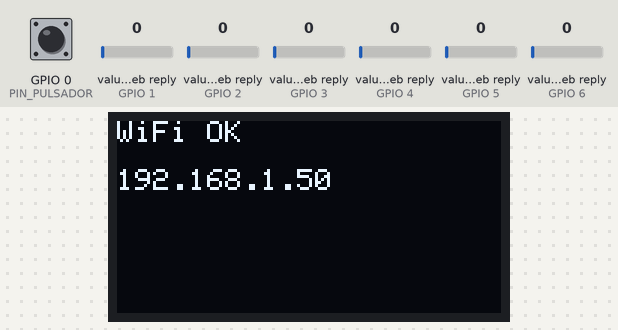
The sketch below on a simulated ESP32. Parts: 128×64 one-colour display. The inputs (shaded band) are chosen by the test bench; at power-on: GPIO 0 (PIN_PULSADOR) HIGH, value in the web reply (sensors on GPIO 1, GPIO 2, GPIO 3, GPIO 4, GPIO 5, GPIO 6) 0. WiFi joins after 1.5 s; servers stay silent unless stated; web services answer with replies made up by the test bench; what the sketch prints to the serial monitor is not drawn.

Above: at 3.2 s.
At 6.3 s:
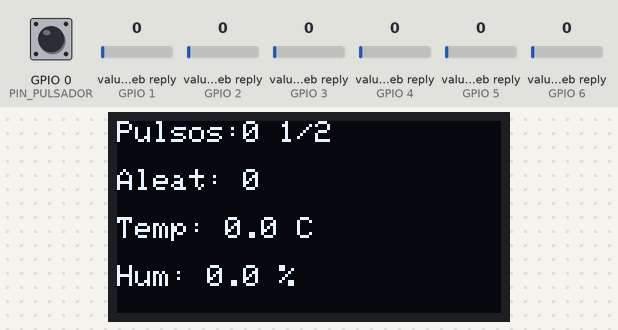
6.4 s: GPIO 0 (PIN_PULSADOR) pulled LOW for 0.15 s
At 9.38 s:
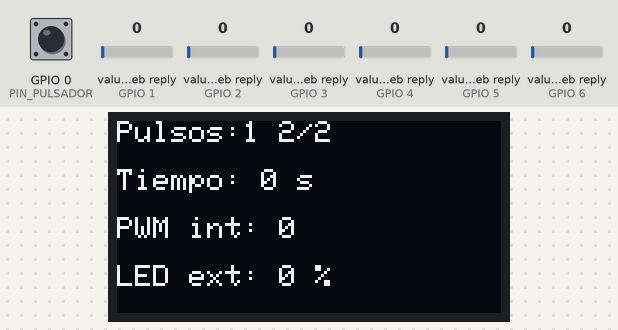
9.5 s: GPIO 0 (PIN_PULSADOR) pulled LOW for 1 s
At 10.9 s:
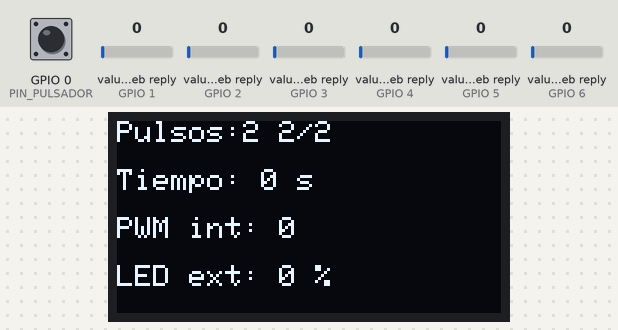
Timing chart, 0 to 12.5 s (numbered marks = the images above; inputs shaded):
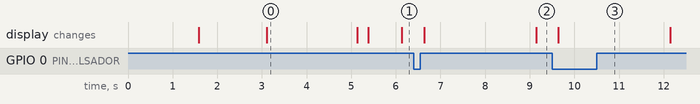

The sketch:

sketch_lectura_grupo_13.ino
```cpp
/*
  ===========================================================================
  TPI IoT 4K3 - SKETCH 2: LECTURA DESDE THINGSPEAK
  Grupo 13
  ---------------------------------------------------------------------------
  Integrantes (Apellido, Nombre - Legajo):
    - Vinciguerra, Nicolas - 95645
    - Carle, Lucia         - 94221
    - Castro, Julieta      - 94855
    - Penazzi, Juan Ignacio - 95653
  ===========================================================================

  Este sketch se sube POR WIFI (OTA), eligiendo en el Arduino IDE el puerto de red
  "ESP32-OTA-G13" que dejó habilitado el Sketch 1. Una vez cargado, la ESP32:
    1. Lee los 6 campos del mismo canal de ThingSpeak (cada 20 s).
    2. Cuenta cuántas veces se presionó el pulsador.
    3. Muestra los valores en pantallas que van rotando (3 campos por pantalla en la OLED)
       con la cantidad de pulsaciones siempre visible arriba.

  También mantiene OTA habilitado: así se le puede volver a subir un programa por WiFi.

  Todo lo que hay que adaptar a la placa y a la red está en la sección 1 (CONFIGURACIÓN).
*/

#include <WiFi.h>
#include <ArduinoOTA.h>
#include <ThingSpeak.h>
#include <Wire.h>
#include <stdio.h>
#include <stdlib.h>
#include <string.h>

// ===========================================================================
// 1. CONFIGURACIÓN
// ===========================================================================

// --- WiFi ---
const char* WIFI_SSID     = "Grupo13";
const char* WIFI_PASSWORD = "12345678";
const unsigned long WIFI_REINTENTO_MS = 10000;            // reintento cada 10 s si se cae el WiFi

// --- ThingSpeak (el MISMO canal donde escribe el Sketch 1) ---
const unsigned long CANAL_ID = 3556336;                   // Mismo Channel ID del Sketch 1 (Grupo 13)
const char* READ_API_KEY = "";                            // Vacío porque el canal es público (Read Key: DU6B97XMJS3UASUC)
const unsigned long INTERVALO_LECTURA_MS = 20000;
const unsigned long REINTENTO_LECTURA_INICIAL_MS = 5000;  // reintento rápido si falla la primera lectura

// --- OTA ---
const char*    OTA_NOMBRE = "ESP32-OTA-G13";
const uint16_t OTA_PUERTO = 3232;
const char*    OTA_CLAVE  = "";

// --- Pulsador ---
const int  PIN_PULSADOR = 0;                // 0 = botón "BOOT" de la ESP32 (sirve para probar)
const bool PULSADOR_ACTIVO_EN_BAJO = true;  // true si al apretarlo el pin va a GND (lo más común)
const unsigned long ANTIRREBOTE_MS = 200;

// --- Pantalla ---
#define PANTALLA_OLED 1
#define PANTALLA_LCD  2
#define TIPO_PANTALLA PANTALLA_OLED
const uint8_t DIRECCION_PANTALLA = 0x3C;
const int LCD_COLUMNAS = 16;
const int LCD_FILAS    = 2;
const int PIN_SDA = 21;
const int PIN_SCL = 22;
const unsigned long TIEMPO_POR_PANTALLA_MS = 3000;

// ===========================================================================
// 2. PANTALLA  (mismas funciones que en el Sketch 1)
// ===========================================================================

#if TIPO_PANTALLA == PANTALLA_OLED
  #include <Adafruit_GFX.h>
  #include <Adafruit_SSD1306.h>
  const int PANTALLA_FILAS = 4;
  Adafruit_SSD1306 oled(128, 64, &Wire, -1);
#else
  #include <LiquidCrystal_I2C.h>
  const int PANTALLA_FILAS = LCD_FILAS;
  LiquidCrystal_I2C lcd(DIRECCION_PANTALLA, LCD_COLUMNAS, LCD_FILAS);
#endif

bool pantallaIniciada = false;

void pantallaIniciar() {
#if TIPO_PANTALLA == PANTALLA_OLED
  pantallaIniciada = oled.begin(SSD1306_SWITCHCAPVCC, DIRECCION_PANTALLA);
  if (!pantallaIniciada) {
    Serial.println("No se encontro la pantalla OLED (revisar direccion y pines I2C)");
    return;
  }
  oled.setTextSize(1);
  oled.setTextColor(SSD1306_WHITE);
  oled.setTextWrap(false);  // evita que un renglón largo invada el renglón siguiente
#else
  lcd.init();
  lcd.backlight();
  pantallaIniciada = true;
#endif
}

void pantallaMostrar(const char* const lineas[], int cantidad) {
  if (!pantallaIniciada) return;
#if TIPO_PANTALLA == PANTALLA_OLED
  oled.clearDisplay();
  for (int i = 0; i < cantidad && i < PANTALLA_FILAS; i++) {
    oled.setCursor(0, i * 16);
    oled.print(lineas[i]);
  }
  oled.display();
#else
  for (int i = 0; i < PANTALLA_FILAS; i++) {
    char texto[LCD_COLUMNAS + 1];
    snprintf(texto, sizeof(texto), "%-*.*s", LCD_COLUMNAS, LCD_COLUMNAS,
             i < cantidad ? lineas[i] : "");
    lcd.setCursor(0, i);
    lcd.print(texto);
  }
#endif
}

void mostrarMensaje(const char* linea1, const char* linea2) {
  const char* lineas[2] = {linea1, linea2};
  pantallaMostrar(lineas, 2);
}

// ===========================================================================
// 3. VARIABLES GLOBALES
// ===========================================================================

WiFiClient clienteWiFi;

const int CANTIDAD_CAMPOS = 6;
const char* NOMBRES_CAMPOS[CANTIDAD_CAMPOS] = {"Aleat", "Temp", "Hum", "Tiempo", "PWM int", "LED ext"};
const char* UNIDADES[CANTIDAD_CAMPOS]       = {"",      " C",   " %",  " s",     "",        " %"};
const int   DECIMALES[CANTIDAD_CAMPOS]      = {0,       1,      1,     0,        0,         0};
char valores[CANTIDAD_CAMPOS][16]; // último valor válido mostrado por campo
bool   hayDatos = false;
char estadoLectura[20] = "esperando";

// "volatile" porque las modifica la interrupción del pulsador
volatile unsigned long contadorPulsaciones = 0;
volatile unsigned long ultimaPulsacionMs = 0;
unsigned long pulsacionesInformadas = 0;

bool otaIniciado = false;
int  ultimoPorcentajeOta = -1;
bool primeraLectura = true;
unsigned long ultimaLecturaMs = 0;
unsigned long ultimaPantallaMs = 0;
unsigned long ultimoReintentoWiFiMs = 0;

// ===========================================================================
// 4. PULSADOR (por interrupción)
// ===========================================================================

// Esta función la llama el hardware AUTOMÁTICAMENTE cada vez que el pin cambia,
// aunque el loop esté ocupado esperando a ThingSpeak. Así no se pierde ninguna pulsación.
void IRAM_ATTR alPresionarPulsador() {
  unsigned long ahora = millis();
  if (ahora - ultimaPulsacionMs > ANTIRREBOTE_MS) {   // ignorar los "rebotes" mecánicos del botón
    contadorPulsaciones = contadorPulsaciones + 1;
    ultimaPulsacionMs = ahora;
  }
}

void configurarPulsador() {
  pinMode(PIN_PULSADOR, PULSADOR_ACTIVO_EN_BAJO ? INPUT_PULLUP : INPUT_PULLDOWN);
  attachInterrupt(digitalPinToInterrupt(PIN_PULSADOR), alPresionarPulsador,
                  PULSADOR_ACTIVO_EN_BAJO ? FALLING : RISING);
}

// ===========================================================================
// 5. WIFI Y OTA  (igual que en el Sketch 1)
// ===========================================================================

void formatearIP(char* buffer, size_t tamano) {
  IPAddress ip = WiFi.localIP();
  snprintf(buffer, tamano, "%u.%u.%u.%u", ip[0], ip[1], ip[2], ip[3]);
}

void conectarWiFi(unsigned long esperaMaximaMs) {
  WiFi.mode(WIFI_STA);
  WiFi.setAutoReconnect(true);
  WiFi.begin(WIFI_SSID, WIFI_PASSWORD);
  Serial.print("Conectando a WiFi");
  mostrarMensaje("Conectando WiFi", WIFI_SSID);

  unsigned long inicio = millis();
  while (WiFi.status() != WL_CONNECTED && millis() - inicio < esperaMaximaMs) {
    delay(500);
    Serial.print(".");
  }

  if (WiFi.status() == WL_CONNECTED) {
    char ip[16];
    formatearIP(ip, sizeof(ip));
    Serial.printf("\nConectado. IP: %s\n", ip);
    mostrarMensaje("WiFi OK", ip);
    delay(2000);
  } else {
    ultimoReintentoWiFiMs = millis();
    Serial.println("\nNo se pudo conectar. Reintento en segundo plano.");
    mostrarMensaje("Sin WiFi", "reintentando...");
    delay(1500);
  }
}

void iniciarOTA() {
  ArduinoOTA.setHostname(OTA_NOMBRE);
  ArduinoOTA.setPort(OTA_PUERTO);
  if (strlen(OTA_CLAVE) > 0) ArduinoOTA.setPassword(OTA_CLAVE);

  ArduinoOTA.onStart([]() {
    ultimoPorcentajeOta = -1;
    Serial.println("OTA: empezando actualizacion");
    mostrarMensaje("Actualizando", "por OTA...");
  });
  ArduinoOTA.onProgress([](unsigned int recibido, unsigned int total) {
    if (total == 0) return;
    int porcentaje = (recibido * 100U) / total;
    if (porcentaje / 10 != ultimoPorcentajeOta / 10) {
      ultimoPorcentajeOta = porcentaje;
      Serial.printf("OTA: %d%%\n", porcentaje);
      char detalle[22];
      snprintf(detalle, sizeof(detalle), "%d %%", porcentaje);
      mostrarMensaje("Actualizando OTA", detalle);
    }
  });
  ArduinoOTA.onEnd([]() {
    Serial.println("OTA: listo, reiniciando");
    mostrarMensaje("OTA completa", "Reiniciando...");
  });
  ArduinoOTA.onError([](ota_error_t error) {
    Serial.printf("OTA: error %u\n", error);
    char detalle[22];
    snprintf(detalle, sizeof(detalle), "Error %u", static_cast<unsigned int>(error));
    mostrarMensaje("Error OTA", detalle);
  });

  ArduinoOTA.begin();
  otaIniciado = true;
  char ip[16];
  formatearIP(ip, sizeof(ip));
  Serial.printf("OTA listo: %s (%s) puerto %u\n", OTA_NOMBRE, ip, OTA_PUERTO);
}

void atenderWiFiYOTA() {
  if (WiFi.status() == WL_CONNECTED) {
    if (!otaIniciado) iniciarOTA();
    ArduinoOTA.handle();
  } else {
    if (otaIniciado) {
      ArduinoOTA.end();
      otaIniciado = false;
      Serial.println("WiFi perdido; OTA detenido hasta reconectar.");
    }
    if (millis() - ultimoReintentoWiFiMs >= WIFI_REINTENTO_MS) {
      ultimoReintentoWiFiMs = millis();
      Serial.println("WiFi: reintentando conexion en segundo plano...");
      WiFi.disconnect();
      WiFi.begin(WIFI_SSID, WIFI_PASSWORD);
    }
  }
}

// ===========================================================================
// 6. LECTURA DE THINGSPEAK
// ===========================================================================

void leerThingSpeak() {
  unsigned long intervaloActual = hayDatos ? INTERVALO_LECTURA_MS : REINTENTO_LECTURA_INICIAL_MS;
  if (!primeraLectura && millis() - ultimaLecturaMs < intervaloActual) return;
  if (WiFi.status() != WL_CONNECTED) {
    snprintf(estadoLectura, sizeof(estadoLectura), "%s", "sin WiFi");
    return;
  }
  primeraLectura = false;

  // Pide la ÚLTIMA entrada del canal con sus 6 campos de una sola vez
  int estado = (strlen(READ_API_KEY) > 0) ? ThingSpeak.readMultipleFields(CANAL_ID, READ_API_KEY)
                                          : ThingSpeak.readMultipleFields(CANAL_ID);
  ultimaLecturaMs = millis();  // contamos el intervalo desde que finaliza la petición HTTP

  if (estado != 200) {
    snprintf(estadoLectura, sizeof(estadoLectura), "error %d", estado);
    Serial.printf("ThingSpeak: error al leer (%d)\n", estado);
    return;
  }

  Serial.print("ThingSpeak leido:");
  for (int i = 0; i < CANTIDAD_CAMPOS; i++) {
    String crudo = ThingSpeak.getFieldAsString(i + 1);   // los campos van del 1 al 6
    if (crudo.length() == 0) {
      snprintf(valores[i], sizeof(valores[i]), "%s", "--");
    } else {
      float valorNumerico = strtof(crudo.c_str(), nullptr);
      snprintf(valores[i], sizeof(valores[i]), "%.*f", DECIMALES[i], valorNumerico);
    }
    Serial.printf(" %s=%s", NOMBRES_CAMPOS[i], valores[i]);
  }
  Serial.println();
  hayDatos = true;
  snprintf(estadoLectura, sizeof(estadoLectura), "%s", "OK");
}

// ===========================================================================
// 7. PANTALLAS ROTATIVAS
// ===========================================================================

void actualizarPantalla() {
  if (millis() - ultimaPantallaMs < 250) return;
  ultimaPantallaMs = millis();

  noInterrupts();
  unsigned long pulsaciones = contadorPulsaciones;
  interrupts();

  if (!hayDatos) {
    char lineaPulsos[32];
    char lineaEstado[32];
    snprintf(lineaPulsos, sizeof(lineaPulsos), "Pulsos: %lu", pulsaciones);
    snprintf(lineaEstado, sizeof(lineaEstado), "TS: %s", estadoLectura);
    const char* lineas[3] = {lineaPulsos, "Esperando datos", lineaEstado};
    pantallaMostrar(lineas, min(3, PANTALLA_FILAS));
    return;
  }

  // Renglón 1: pulsaciones + número de pantalla. Resto: campos (3 por pantalla en la OLED).
  int camposPorPantalla = max(1, PANTALLA_FILAS - 1);
  int cantidadPantallas = (CANTIDAD_CAMPOS + camposPorPantalla - 1) / camposPorPantalla;
  int pantalla = (millis() / TIEMPO_POR_PANTALLA_MS) % cantidadPantallas;

  char lineas[PANTALLA_FILAS][32];
  const char* vistas[PANTALLA_FILAS];
  snprintf(lineas[0], sizeof(lineas[0]), "Pulsos:%lu %d/%d",
           pulsaciones, pantalla + 1, cantidadPantallas);
  vistas[0] = lineas[0];
  int cantidad = 1;
  for (int i = pantalla * camposPorPantalla;
       i < CANTIDAD_CAMPOS && cantidad < PANTALLA_FILAS; i++) {
    snprintf(lineas[cantidad], sizeof(lineas[cantidad]), "%s: %s%s",
             NOMBRES_CAMPOS[i], valores[i], UNIDADES[i]);
    vistas[cantidad] = lineas[cantidad];
    cantidad++;
  }
  pantallaMostrar(vistas, cantidad);
}

// ===========================================================================
// 8. SETUP Y LOOP
// ===========================================================================

void setup() {
  Serial.begin(115200);
  Wire.begin(PIN_SDA, PIN_SCL);
  pantallaIniciar();
  mostrarMensaje("TPI IoT 4K3", "Sketch 2: lectura");
  delay(1500);

  for (int i = 0; i < CANTIDAD_CAMPOS; i++) {
    snprintf(valores[i], sizeof(valores[i]), "%s", "--");
  }
  configurarPulsador();

  conectarWiFi(15000);
  ThingSpeak.begin(clienteWiFi);
  actualizarPantalla();  // muestra la interfaz antes de iniciar la primera consulta HTTP
}

void loop() {
  atenderWiFiYOTA();

  noInterrupts();
  unsigned long pulsaciones = contadorPulsaciones;
  interrupts();
  if (pulsaciones != pulsacionesInformadas) {
    pulsacionesInformadas = pulsaciones;
    Serial.printf("Pulsaciones: %lu\n", pulsacionesInformadas);
  }

  actualizarPantalla();
  leerThingSpeak();
}
```

Measured:
- after the input at 6.4 s, the display: first changes after 0.24 s (image 2 shows a later state)
- after the input at 9.5 s, the display: changes after 0.14 s (image 3)
- what the display in image 0 shows lasts 2.0 s, from 3.1 s to 5.1 s
